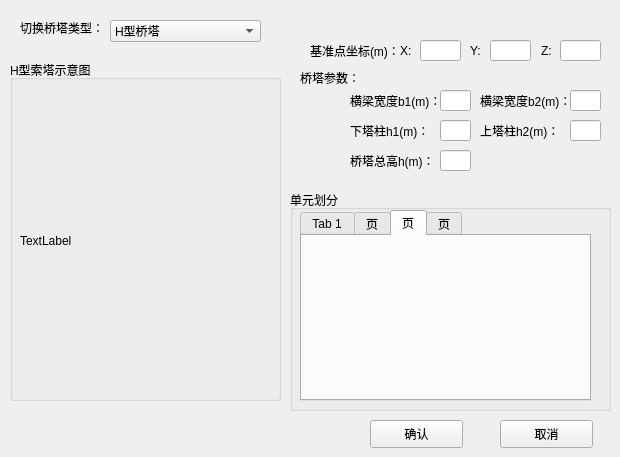
<?xml version="1.0" encoding="UTF-8"?>
<ui version="4.0">
 <class>HUA_TowerClass</class>
 <widget class="QWidget" name="HUA_TowerClass">
  <property name="geometry">
   <rect>
    <x>0</x>
    <y>0</y>
    <width>620</width>
    <height>457</height>
   </rect>
  </property>
  <property name="windowTitle">
   <string>HUA_Tower</string>
  </property>
  <widget class="QPushButton" name="pushButton_2">
   <property name="geometry">
    <rect>
     <x>500</x>
     <y>420</y>
     <width>93</width>
     <height>28</height>
    </rect>
   </property>
   <property name="text">
    <string>取消</string>
   </property>
  </widget>
  <widget class="QComboBox" name="comboBox">
   <property name="geometry">
    <rect>
     <x>110</x>
     <y>20</y>
     <width>151</width>
     <height>22</height>
    </rect>
   </property>
   <item>
    <property name="text">
     <string>H型桥塔</string>
    </property>
   </item>
   <item>
    <property name="text">
     <string>花瓶型桥塔</string>
    </property>
   </item>
   <item>
    <property name="text">
     <string>A型桥塔</string>
    </property>
   </item>
  </widget>
  <widget class="QWidget" name="widget" native="true">
   <property name="geometry">
    <rect>
     <x>290</x>
     <y>20</y>
     <width>321</width>
     <height>161</height>
    </rect>
   </property>
   <widget class="QLineEdit" name="lineEdit_3">
    <property name="geometry">
     <rect>
      <x>270</x>
      <y>20</y>
      <width>41</width>
      <height>21</height>
     </rect>
    </property>
   </widget>
   <widget class="QLabel" name="label_5">
    <property name="geometry">
     <rect>
      <x>251</x>
      <y>20</y>
      <width>20</width>
      <height>21</height>
     </rect>
    </property>
    <property name="text">
     <string>Z:</string>
    </property>
   </widget>
   <widget class="QLabel" name="label">
    <property name="geometry">
     <rect>
      <x>20</x>
      <y>20</y>
      <width>91</width>
      <height>21</height>
     </rect>
    </property>
    <property name="text">
     <string>基准点坐标(m)：</string>
    </property>
   </widget>
   <widget class="QLineEdit" name="lineEdit_2">
    <property name="geometry">
     <rect>
      <x>200</x>
      <y>20</y>
      <width>41</width>
      <height>21</height>
     </rect>
    </property>
   </widget>
   <widget class="QLabel" name="label_3">
    <property name="geometry">
     <rect>
      <x>110</x>
      <y>20</y>
      <width>21</width>
      <height>21</height>
     </rect>
    </property>
    <property name="text">
     <string>X:</string>
    </property>
   </widget>
   <widget class="QLineEdit" name="lineEdit">
    <property name="geometry">
     <rect>
      <x>130</x>
      <y>20</y>
      <width>41</width>
      <height>21</height>
     </rect>
    </property>
   </widget>
   <widget class="QLabel" name="label_4">
    <property name="geometry">
     <rect>
      <x>180</x>
      <y>20</y>
      <width>21</width>
      <height>21</height>
     </rect>
    </property>
    <property name="text">
     <string>Y:</string>
    </property>
   </widget>
   <widget class="QLabel" name="label_6">
    <property name="geometry">
     <rect>
      <x>60</x>
      <y>70</y>
      <width>91</width>
      <height>21</height>
     </rect>
    </property>
    <property name="text">
     <string>横梁宽度b1(m)：</string>
    </property>
   </widget>
   <widget class="QLabel" name="label_7">
    <property name="geometry">
     <rect>
      <x>60</x>
      <y>100</y>
      <width>91</width>
      <height>21</height>
     </rect>
    </property>
    <property name="text">
     <string>下塔柱h1(m)：</string>
    </property>
   </widget>
   <widget class="QLineEdit" name="lineEdit_4">
    <property name="geometry">
     <rect>
      <x>150</x>
      <y>70</y>
      <width>31</width>
      <height>21</height>
     </rect>
    </property>
   </widget>
   <widget class="QLineEdit" name="lineEdit_5">
    <property name="geometry">
     <rect>
      <x>150</x>
      <y>100</y>
      <width>31</width>
      <height>21</height>
     </rect>
    </property>
   </widget>
   <widget class="QLineEdit" name="lineEdit_6">
    <property name="geometry">
     <rect>
      <x>150</x>
      <y>130</y>
      <width>31</width>
      <height>21</height>
     </rect>
    </property>
   </widget>
   <widget class="QLabel" name="label_8">
    <property name="geometry">
     <rect>
      <x>60</x>
      <y>130</y>
      <width>91</width>
      <height>21</height>
     </rect>
    </property>
    <property name="text">
     <string>桥塔总高h(m)：</string>
    </property>
   </widget>
   <widget class="QLabel" name="label_9">
    <property name="geometry">
     <rect>
      <x>10</x>
      <y>50</y>
      <width>72</width>
      <height>15</height>
     </rect>
    </property>
    <property name="text">
     <string>桥塔参数：</string>
    </property>
   </widget>
   <widget class="QLabel" name="label_11">
    <property name="geometry">
     <rect>
      <x>190</x>
      <y>70</y>
      <width>91</width>
      <height>21</height>
     </rect>
    </property>
    <property name="text">
     <string>横梁宽度b2(m)：</string>
    </property>
   </widget>
   <widget class="QLineEdit" name="lineEdit_7">
    <property name="geometry">
     <rect>
      <x>280</x>
      <y>70</y>
      <width>31</width>
      <height>21</height>
     </rect>
    </property>
   </widget>
   <widget class="QLabel" name="label_12">
    <property name="geometry">
     <rect>
      <x>190</x>
      <y>100</y>
      <width>91</width>
      <height>21</height>
     </rect>
    </property>
    <property name="text">
     <string>上塔柱h2(m)：</string>
    </property>
   </widget>
   <widget class="QLineEdit" name="lineEdit_8">
    <property name="geometry">
     <rect>
      <x>280</x>
      <y>100</y>
      <width>31</width>
      <height>21</height>
     </rect>
    </property>
   </widget>
  </widget>
  <widget class="QLabel" name="label_10">
   <property name="geometry">
    <rect>
     <x>20</x>
     <y>20</y>
     <width>91</width>
     <height>16</height>
    </rect>
   </property>
   <property name="text">
    <string>切换桥塔类型：</string>
   </property>
  </widget>
  <widget class="QGroupBox" name="groupBox_2">
   <property name="geometry">
    <rect>
     <x>290</x>
     <y>190</y>
     <width>321</width>
     <height>221</height>
    </rect>
   </property>
   <property name="title">
    <string>单元划分</string>
   </property>
   <widget class="QTabWidget" name="tabWidget">
    <property name="geometry">
     <rect>
      <x>10</x>
      <y>20</y>
      <width>291</width>
      <height>191</height>
     </rect>
    </property>
    <property name="currentIndex">
     <number>2</number>
    </property>
    <widget class="QWidget" name="tab">
     <attribute name="title">
      <string>Tab 1</string>
     </attribute>
    </widget>
    <widget class="QWidget" name="tab_2">
     <attribute name="title">
      <string>页</string>
     </attribute>
    </widget>
    <widget class="QWidget" name="tab_4">
     <attribute name="title">
      <string>页</string>
     </attribute>
    </widget>
    <widget class="QWidget" name="tab_3">
     <attribute name="title">
      <string>页</string>
     </attribute>
    </widget>
   </widget>
  </widget>
  <widget class="QGroupBox" name="groupBox">
   <property name="geometry">
    <rect>
     <x>10</x>
     <y>60</y>
     <width>271</width>
     <height>341</height>
    </rect>
   </property>
   <property name="title">
    <string>H型索塔示意图</string>
   </property>
   <widget class="QLabel" name="label_2">
    <property name="geometry">
     <rect>
      <x>10</x>
      <y>30</y>
      <width>251</width>
      <height>301</height>
     </rect>
    </property>
    <property name="text">
     <string>TextLabel</string>
    </property>
   </widget>
  </widget>
  <widget class="QPushButton" name="pushButton">
   <property name="geometry">
    <rect>
     <x>370</x>
     <y>420</y>
     <width>93</width>
     <height>28</height>
    </rect>
   </property>
   <property name="text">
    <string>确认</string>
   </property>
  </widget>
 </widget>
 <layoutdefault spacing="6" margin="11"/>
 <resources/>
 <connections/>
</ui>
